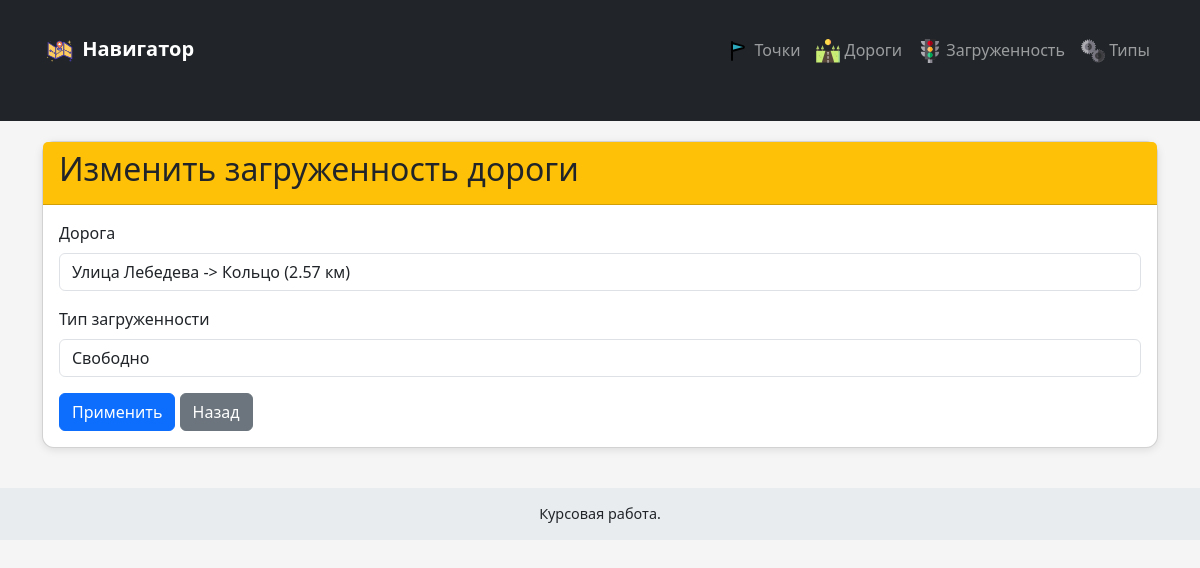
Before: /traffic/5/update/ with the older database file.
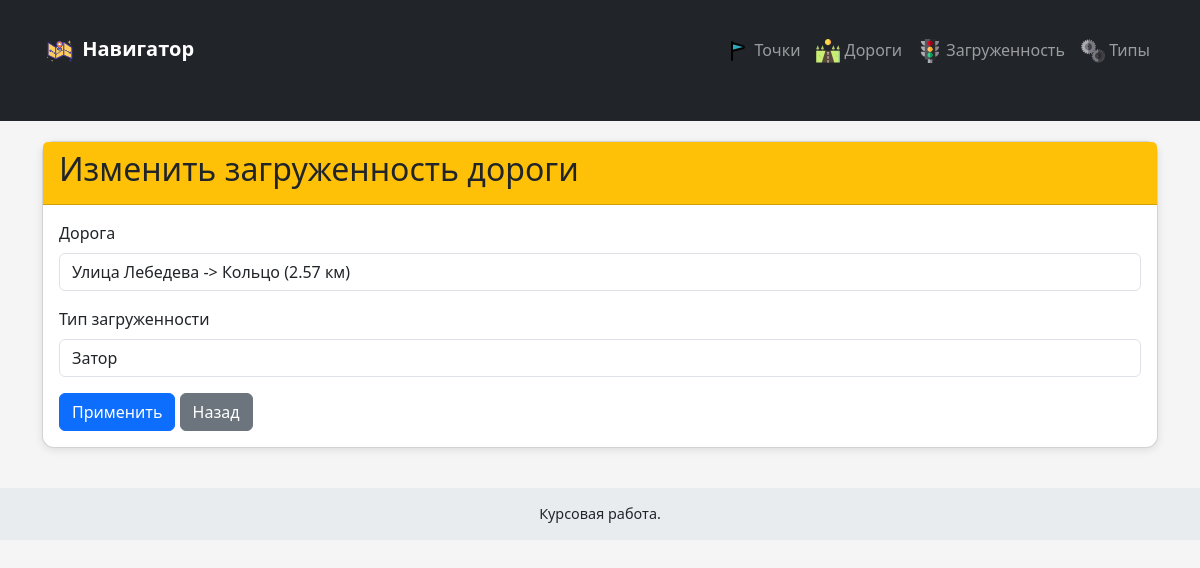
After: the same page with the newer database file.
### traffic/models.py (models this page shows, shortened)
class Traffic(models.Model):
    road_segment = models.OneToOneField(
        RoadSegment,
        on_delete=models.CASCADE,
        related_name='traffic',
        verbose_name="Отрезок пути"
    )
    congestion_type = models.ForeignKey(CongestionType, on_delete=models.PROTECT, verbose_name="Тип загруженности")
    last_updated = models.DateTimeField(auto_now=True, verbose_name="Последнее обновление")
    class Meta:
        verbose_name = 'Загруженность дороги'
        verbose_name_plural = 'Загруженность дорог'

### traffic/views.py (the view, shortened to what this page needs)
    def handler(request, pk=None):
        if (pk is not None and request.path.endswith('/update/')) or request.path.endswith('/create/'):
            is_update = pk is not None and request.path.endswith('/update/')
            obj = get_object_or_404(model, pk=pk) if is_update else None
            if request.method == 'POST':
                form = form_class(request.POST, instance=obj)
                if form.is_valid():
                    saved_obj = form.save()
                    if is_update:
                        return redirect(f'{template_base}_detail', pk=saved_obj.pk)
                    else:
                        return redirect(f'{template_base}s')
                return render(request, f'traffic/create_{template_base}.html', {
                    'form': form,
                    template_base: obj,
                    'error': 'Форма была неверной',
                })
            else:
                form = form_class(instance=obj)
                return render(request, f'traffic/create_{template_base}.html', {
                    'form': form,
                    template_base: obj,
                })

### traffic/forms.py
class TrafficForm(ModelForm):
    class Meta:
        model = Traffic
        fields = '__all__'
        exclude = ['last_updated']
        widgets = {
            'road_segment': forms.Select(attrs={'class': 'form-control', 'placeholder': 'Дорога'}),
            'congestion_type': forms.Select(attrs={'class': 'form-control', 'placeholder': 'Тип загруженности'}),
        }

### traffic/models.py (called while the page is built)
    def __str__(self):
        return self.name

    def __str__(self):
        return f"{self.point_a} -> {self.point_b} ({self.distance_km} км)"

    def __str__(self):
        return self.name

### traffic/templates/traffic/create_traffic.html (shortened to what this page needs)
{% extends 'traffic/layout.html' %}
{% block content %}
<div class="card">
    <div class="card-header bg-warning">
        <h2>Изменить загруженность дороги</h2>
    </div>
    <div class="card-body">
        <form method="post">
            <div class="mb-3">
                <label class="form-label">Дорога</label>
                {{ form.road_segment }}
            </div>
            <div class="mb-3">
                <label class="form-label">Тип загруженности</label>
                {{ form.congestion_type }}
            </div>
            <button type="submit" class="btn btn-primary">Применить</button>
            <a href="{% url 'traffic' %}" class="btn btn-secondary">Назад</a>
        </form>
    </div>
</div>
{% endblock %}

Changed rows visible on the page:
changed Traffic "Улица Лебедева -> Кольцо (2.57 км)": congestion_type "Свободно" → "Затор"
